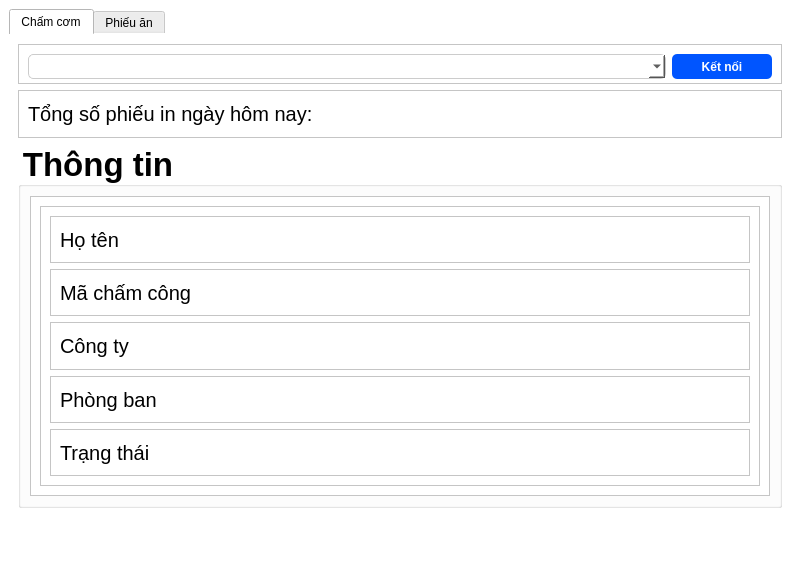
<?xml version="1.0" encoding="UTF-8"?>
<ui version="4.0">
 <class>AppWindow</class>
 <widget class="QMainWindow" name="AppWindow">
  <property name="geometry">
   <rect>
    <x>0</x>
    <y>0</y>
    <width>800</width>
    <height>572</height>
   </rect>
  </property>
  <property name="windowTitle">
   <string>QUẢN LÝ PHẦN ĂN</string>
  </property>
  <property name="styleSheet">
   <string notr="true">background: #fff;</string>
  </property>
  <widget class="QWidget" name="centralwidget">
   <layout class="QVBoxLayout" name="verticalLayout">
    <item alignment="Qt::AlignTop">
     <widget class="QTabWidget" name="tabWidget">
      <property name="styleSheet">
       <string notr="true">QTabWidget::pane { border: 0; }</string>
      </property>
      <property name="currentIndex">
       <number>0</number>
      </property>
      <widget class="QWidget" name="lunch_info_tab">
       <attribute name="title">
        <string>Chấm cơm</string>
       </attribute>
       <layout class="QVBoxLayout" name="verticalLayout_3">
        <item>
         <widget class="QFrame" name="frame">
          <property name="maximumSize">
           <size>
            <width>16777215</width>
            <height>40</height>
           </size>
          </property>
          <property name="frameShape">
           <enum>QFrame::StyledPanel</enum>
          </property>
          <property name="frameShadow">
           <enum>QFrame::Raised</enum>
          </property>
          <layout class="QHBoxLayout" name="horizontalLayout">
           <item>
            <widget class="QComboBox" name="device_cb">
             <property name="minimumSize">
              <size>
               <width>0</width>
               <height>25</height>
              </size>
             </property>
             <property name="styleSheet">
              <string notr="true">border: 1px solid #ccc;; border-radius: 5px;</string>
             </property>
            </widget>
           </item>
           <item>
            <widget class="QPushButton" name="connect_btn">
             <property name="minimumSize">
              <size>
               <width>0</width>
               <height>25</height>
              </size>
             </property>
             <property name="maximumSize">
              <size>
               <width>100</width>
               <height>16777215</height>
              </size>
             </property>
             <property name="font">
              <font>
               <bold>true</bold>
              </font>
             </property>
             <property name="cursor">
              <cursorShape>PointingHandCursor</cursorShape>
             </property>
             <property name="styleSheet">
              <string notr="true">QPushButton {
	border: none; 
	border-radius: 5px;
	color: white;
	background: rgb(0, 85, 255);
}

QPushButton:hover { 
	background: rgba(0, 85, 255, 200);
}

QPushButton:pressed { 
	background: rgba(0, 85, 255, 180);
}</string>
             </property>
             <property name="text">
              <string>Kết nối</string>
             </property>
            </widget>
           </item>
          </layout>
         </widget>
        </item>
        <item>
         <widget class="QFrame" name="frame_10">
          <property name="maximumSize">
           <size>
            <width>16777215</width>
            <height>50</height>
           </size>
          </property>
          <property name="frameShape">
           <enum>QFrame::StyledPanel</enum>
          </property>
          <property name="frameShadow">
           <enum>QFrame::Raised</enum>
          </property>
          <layout class="QHBoxLayout" name="horizontalLayout_10">
           <item>
            <widget class="QLabel" name="print_total_label">
             <property name="maximumSize">
              <size>
               <width>16777215</width>
               <height>16777215</height>
              </size>
             </property>
             <property name="font">
              <font>
               <pointsize>15</pointsize>
              </font>
             </property>
             <property name="text">
              <string>Tổng số phiếu in ngày hôm nay:</string>
             </property>
            </widget>
           </item>
          </layout>
         </widget>
        </item>
        <item>
         <widget class="QGroupBox" name="groupBox">
          <property name="font">
           <font>
            <pointsize>25</pointsize>
            <bold>true</bold>
           </font>
          </property>
          <property name="styleSheet">
           <string notr="true"/>
          </property>
          <property name="title">
           <string>Thông tin</string>
          </property>
          <layout class="QHBoxLayout" name="horizontalLayout_8">
           <item>
            <widget class="QFrame" name="frame_2">
             <property name="minimumSize">
              <size>
               <width>0</width>
               <height>300</height>
              </size>
             </property>
             <property name="frameShape">
              <enum>QFrame::StyledPanel</enum>
             </property>
             <property name="frameShadow">
              <enum>QFrame::Raised</enum>
             </property>
             <layout class="QHBoxLayout" name="horizontalLayout_2">
              <item>
               <widget class="QFrame" name="frame_3">
                <property name="frameShape">
                 <enum>QFrame::StyledPanel</enum>
                </property>
                <property name="frameShadow">
                 <enum>QFrame::Raised</enum>
                </property>
                <layout class="QVBoxLayout" name="verticalLayout_2">
                 <item>
                  <widget class="QFrame" name="frame_5">
                   <property name="frameShape">
                    <enum>QFrame::StyledPanel</enum>
                   </property>
                   <property name="frameShadow">
                    <enum>QFrame::Raised</enum>
                   </property>
                   <layout class="QHBoxLayout" name="horizontalLayout_4">
                    <item>
                     <widget class="QLabel" name="label">
                      <property name="maximumSize">
                       <size>
                        <width>145</width>
                        <height>16777215</height>
                       </size>
                      </property>
                      <property name="font">
                       <font>
                        <pointsize>15</pointsize>
                        <bold>false</bold>
                       </font>
                      </property>
                      <property name="text">
                       <string>Họ tên</string>
                      </property>
                     </widget>
                    </item>
                    <item>
                     <widget class="QLabel" name="name_label">
                      <property name="font">
                       <font>
                        <pointsize>15</pointsize>
                        <bold>true</bold>
                       </font>
                      </property>
                      <property name="text">
                       <string/>
                      </property>
                     </widget>
                    </item>
                   </layout>
                  </widget>
                 </item>
                 <item>
                  <widget class="QFrame" name="frame_6">
                   <property name="frameShape">
                    <enum>QFrame::StyledPanel</enum>
                   </property>
                   <property name="frameShadow">
                    <enum>QFrame::Raised</enum>
                   </property>
                   <layout class="QHBoxLayout" name="horizontalLayout_5">
                    <item>
                     <widget class="QLabel" name="label_2">
                      <property name="maximumSize">
                       <size>
                        <width>145</width>
                        <height>16777215</height>
                       </size>
                      </property>
                      <property name="font">
                       <font>
                        <pointsize>15</pointsize>
                        <bold>false</bold>
                       </font>
                      </property>
                      <property name="text">
                       <string>Mã chấm công</string>
                      </property>
                     </widget>
                    </item>
                    <item>
                     <widget class="QLabel" name="machamcong_label">
                      <property name="font">
                       <font>
                        <pointsize>15</pointsize>
                        <bold>true</bold>
                       </font>
                      </property>
                      <property name="text">
                       <string/>
                      </property>
                     </widget>
                    </item>
                   </layout>
                  </widget>
                 </item>
                 <item>
                  <widget class="QFrame" name="frame_7">
                   <property name="frameShape">
                    <enum>QFrame::StyledPanel</enum>
                   </property>
                   <property name="frameShadow">
                    <enum>QFrame::Raised</enum>
                   </property>
                   <layout class="QHBoxLayout" name="horizontalLayout_6">
                    <item>
                     <widget class="QLabel" name="label_3">
                      <property name="maximumSize">
                       <size>
                        <width>145</width>
                        <height>16777215</height>
                       </size>
                      </property>
                      <property name="font">
                       <font>
                        <pointsize>15</pointsize>
                        <bold>false</bold>
                       </font>
                      </property>
                      <property name="text">
                       <string>Công ty</string>
                      </property>
                     </widget>
                    </item>
                    <item>
                     <widget class="QLabel" name="company_label">
                      <property name="font">
                       <font>
                        <pointsize>15</pointsize>
                        <bold>true</bold>
                       </font>
                      </property>
                      <property name="text">
                       <string/>
                      </property>
                     </widget>
                    </item>
                   </layout>
                  </widget>
                 </item>
                 <item>
                  <widget class="QFrame" name="frame_8">
                   <property name="frameShape">
                    <enum>QFrame::StyledPanel</enum>
                   </property>
                   <property name="frameShadow">
                    <enum>QFrame::Raised</enum>
                   </property>
                   <layout class="QHBoxLayout" name="horizontalLayout_7">
                    <item>
                     <widget class="QLabel" name="label_7">
                      <property name="maximumSize">
                       <size>
                        <width>145</width>
                        <height>16777215</height>
                       </size>
                      </property>
                      <property name="font">
                       <font>
                        <pointsize>15</pointsize>
                        <bold>false</bold>
                       </font>
                      </property>
                      <property name="text">
                       <string>Phòng ban</string>
                      </property>
                     </widget>
                    </item>
                    <item>
                     <widget class="QLabel" name="department_label">
                      <property name="font">
                       <font>
                        <pointsize>15</pointsize>
                        <bold>true</bold>
                       </font>
                      </property>
                      <property name="text">
                       <string/>
                      </property>
                     </widget>
                    </item>
                   </layout>
                  </widget>
                 </item>
                 <item>
                  <widget class="QFrame" name="frame_9">
                   <property name="frameShape">
                    <enum>QFrame::StyledPanel</enum>
                   </property>
                   <property name="frameShadow">
                    <enum>QFrame::Raised</enum>
                   </property>
                   <layout class="QHBoxLayout" name="horizontalLayout_9">
                    <item>
                     <widget class="QLabel" name="label_8">
                      <property name="maximumSize">
                       <size>
                        <width>145</width>
                        <height>16777215</height>
                       </size>
                      </property>
                      <property name="font">
                       <font>
                        <pointsize>15</pointsize>
                        <bold>false</bold>
                       </font>
                      </property>
                      <property name="text">
                       <string>Trạng thái</string>
                      </property>
                     </widget>
                    </item>
                    <item>
                     <widget class="QLabel" name="log_label">
                      <property name="font">
                       <font>
                        <pointsize>15</pointsize>
                        <bold>true</bold>
                       </font>
                      </property>
                      <property name="text">
                       <string/>
                      </property>
                     </widget>
                    </item>
                   </layout>
                  </widget>
                 </item>
                </layout>
               </widget>
              </item>
             </layout>
            </widget>
           </item>
          </layout>
         </widget>
        </item>
       </layout>
      </widget>
      <widget class="QWidget" name="lunch_ticket_tab">
       <attribute name="title">
        <string>Phiếu ăn</string>
       </attribute>
       <layout class="QVBoxLayout" name="verticalLayout_4">
        <item alignment="Qt::AlignHCenter">
         <widget class="QFrame" name="lunch_ticket_function_frame">
          <property name="styleSheet">
           <string notr="true"/>
          </property>
          <property name="frameShape">
           <enum>QFrame::StyledPanel</enum>
          </property>
          <property name="frameShadow">
           <enum>QFrame::Raised</enum>
          </property>
          <layout class="QHBoxLayout" name="horizontalLayout_3">
           <item>
            <widget class="QLabel" name="label_4">
             <property name="maximumSize">
              <size>
               <width>50</width>
               <height>16777215</height>
              </size>
             </property>
             <property name="text">
              <string>Từ ngày</string>
             </property>
            </widget>
           </item>
           <item>
            <widget class="QDateEdit" name="from_dateedit">
             <property name="maximumSize">
              <size>
               <width>150</width>
               <height>16777215</height>
              </size>
             </property>
            </widget>
           </item>
           <item>
            <widget class="QLabel" name="label_6">
             <property name="minimumSize">
              <size>
               <width>25</width>
               <height>0</height>
              </size>
             </property>
             <property name="maximumSize">
              <size>
               <width>25</width>
               <height>16777215</height>
              </size>
             </property>
             <property name="text">
              <string/>
             </property>
            </widget>
           </item>
           <item>
            <widget class="QLabel" name="label_5">
             <property name="maximumSize">
              <size>
               <width>50</width>
               <height>16777215</height>
              </size>
             </property>
             <property name="text">
              <string>Đến ngày</string>
             </property>
            </widget>
           </item>
           <item>
            <widget class="QDateEdit" name="to_dateedit">
             <property name="maximumSize">
              <size>
               <width>150</width>
               <height>16777215</height>
              </size>
             </property>
            </widget>
           </item>
           <item>
            <widget class="QLabel" name="label_9">
             <property name="minimumSize">
              <size>
               <width>25</width>
               <height>0</height>
              </size>
             </property>
             <property name="maximumSize">
              <size>
               <width>25</width>
               <height>16777215</height>
              </size>
             </property>
             <property name="text">
              <string/>
             </property>
            </widget>
           </item>
           <item>
            <widget class="QPushButton" name="get_lunch_by_condition_btn">
             <property name="minimumSize">
              <size>
               <width>100</width>
               <height>25</height>
              </size>
             </property>
             <property name="maximumSize">
              <size>
               <width>100</width>
               <height>16777215</height>
              </size>
             </property>
             <property name="font">
              <font>
               <bold>true</bold>
              </font>
             </property>
             <property name="cursor">
              <cursorShape>PointingHandCursor</cursorShape>
             </property>
             <property name="styleSheet">
              <string notr="true">QPushButton {
	border: none; 
	border-radius: 5px;
	color: white;
	background: rgb(0, 85, 255);
}

QPushButton:hover { 
	background: rgba(0, 85, 255, 200);
}

QPushButton:pressed { 
	background: rgba(0, 85, 255, 180);
}</string>
             </property>
             <property name="text">
              <string>Tải dữ liệu</string>
             </property>
            </widget>
           </item>
           <item>
            <widget class="QPushButton" name="export_excel_lunch_btn">
             <property name="minimumSize">
              <size>
               <width>100</width>
               <height>25</height>
              </size>
             </property>
             <property name="maximumSize">
              <size>
               <width>100</width>
               <height>16777215</height>
              </size>
             </property>
             <property name="font">
              <font>
               <bold>true</bold>
              </font>
             </property>
             <property name="cursor">
              <cursorShape>PointingHandCursor</cursorShape>
             </property>
             <property name="styleSheet">
              <string notr="true">QPushButton {
	border: none; 
	border-radius: 5px;
	color: white;
	background: rgba(220, 53, 69, 255);
}

QPushButton:hover { 
	background: rgba(220, 53, 69, 200);
}

QPushButton:pressed { 
	background: rgba(220, 53, 69, 180);
}</string>
             </property>
             <property name="text">
              <string>Xuất excel</string>
             </property>
            </widget>
           </item>
          </layout>
         </widget>
        </item>
        <item>
         <widget class="QFrame" name="frame_4">
          <property name="frameShape">
           <enum>QFrame::StyledPanel</enum>
          </property>
          <property name="frameShadow">
           <enum>QFrame::Raised</enum>
          </property>
          <layout class="QVBoxLayout" name="verticalLayout_5">
           <item>
            <widget class="QLabel" name="lunch_total_label">
             <property name="font">
              <font>
               <pointsize>12</pointsize>
              </font>
             </property>
             <property name="text">
              <string>Tổng: </string>
             </property>
            </widget>
           </item>
           <item>
            <widget class="QLabel" name="lunch_status_label">
             <property name="font">
              <font>
               <pointsize>12</pointsize>
               <italic>true</italic>
              </font>
             </property>
             <property name="text">
              <string>Trạng thái:</string>
             </property>
            </widget>
           </item>
          </layout>
         </widget>
        </item>
        <item alignment="Qt::AlignHCenter">
         <widget class="QTableWidget" name="lunch_table">
          <property name="minimumSize">
           <size>
            <width>750</width>
            <height>0</height>
           </size>
          </property>
          <property name="maximumSize">
           <size>
            <width>900</width>
            <height>16777215</height>
           </size>
          </property>
          <property name="styleSheet">
           <string notr="true">QTableWidget {
	border: 1px solid black;
}</string>
          </property>
          <column>
           <property name="text">
            <string>Công ty</string>
           </property>
          </column>
          <column>
           <property name="text">
            <string>Ngày</string>
           </property>
          </column>
          <column>
           <property name="text">
            <string>Tổng</string>
           </property>
          </column>
         </widget>
        </item>
       </layout>
      </widget>
     </widget>
    </item>
   </layout>
  </widget>
  <widget class="QMenuBar" name="menubar">
   <property name="geometry">
    <rect>
     <x>0</x>
     <y>0</y>
     <width>800</width>
     <height>22</height>
    </rect>
   </property>
  </widget>
  <widget class="QStatusBar" name="statusbar"/>
 </widget>
 <resources/>
 <connections/>
</ui>
